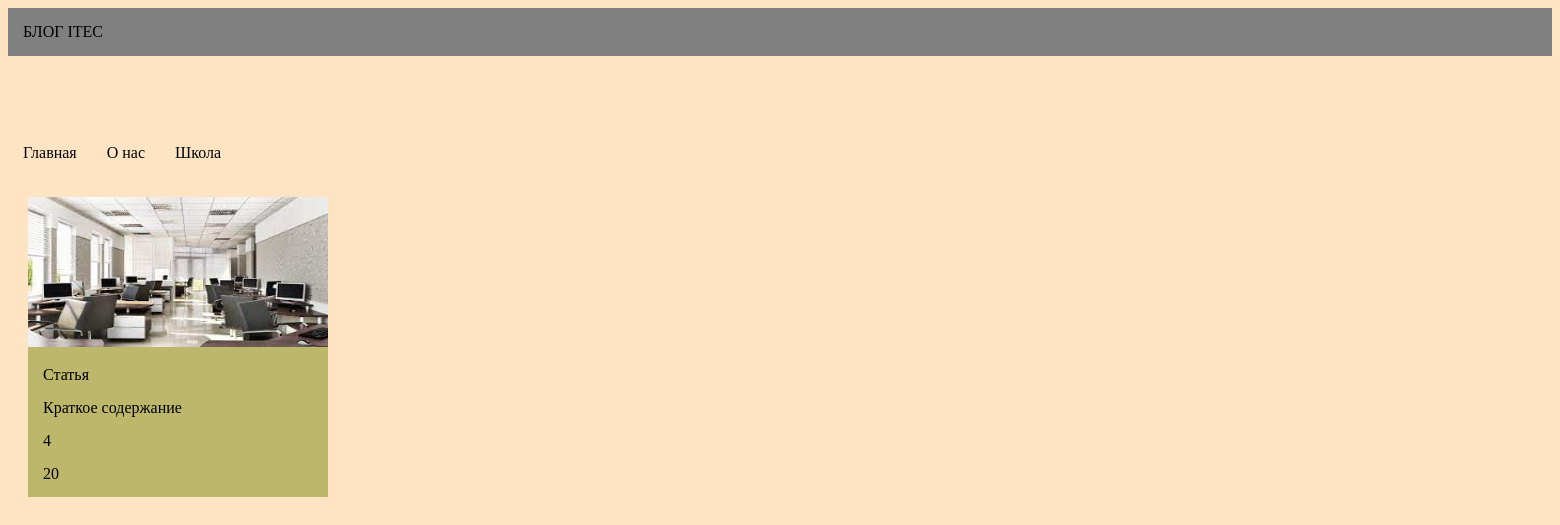
Before: /category_post/1 (signed in) with the older database file.
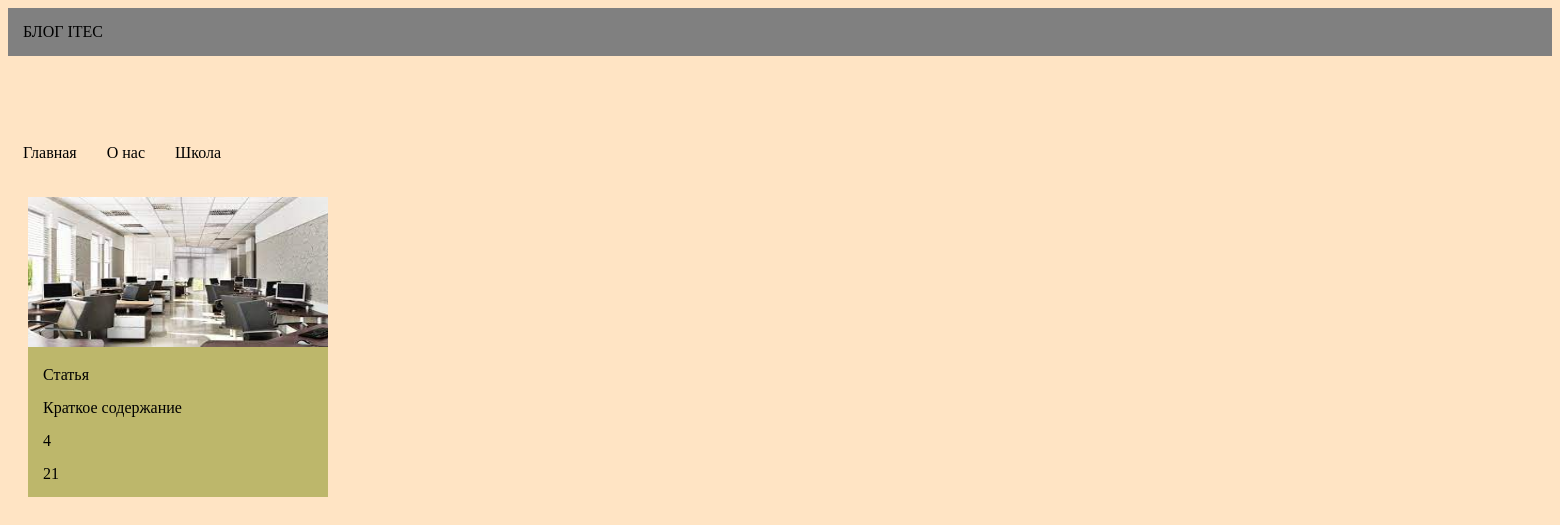
After: the same page with the newer database file.
### main/models.py (models this page shows, shortened)
class Post(models.Model):
    category = models.ForeignKey('Category', on_delete=models.CASCADE, verbose_name="Категория")
    title = models.CharField(max_length=200, unique=True, verbose_name="Название")
    description = models.TextField(verbose_name="Содержание")
    briefdescription = models.CharField(max_length=400, verbose_name="Краткое содержание")
    created = models.DateTimeField(auto_now_add=True, verbose_name="Дата создания")
    updated = models.DateTimeField(auto_now=True, verbose_name="Дата обновления")
    image = models.ImageField(upload_to='images', verbose_name="Изображение", blank=True)   ### Надо потом убрать blank=True !!!
    author = models.CharField(max_length=200, blank=True, verbose_name="Автор")
    likes = models.IntegerField(default=0, blank=True, verbose_name="Лайки")
    views = models.IntegerField(default=0, blank=True, verbose_name="Просмотры")
    class Meta:
        ordering = ['created']
        verbose_name = 'Новость'
        verbose_name_plural = 'Новости'
    def get_absolute_url(self):
        return reverse('main:post_detail', args=[self.id])

### main/views.py (the view)
# urls.py: path('category_post/<int:category_id>', category_post, name="category_post"),
def category_post(request, category_id):
    categories = Category.objects.all()
    posts = Post.objects.filter(category_id=category_id)
    context = {'categories': categories, 'posts': posts}
    return render(request, "category_post.html", context)

### main/templates/category_post.html
{% extends "start_page.html" %}
{% block content %}
<div style="display: flex; justify-content: flex-start">
    {% for post in posts %}
    <a href="{{ post.get_absolute_url }}" style="text-decoration: none; color: black">
        <div class="item_card" style="width: 300px; height: 300px; margin: 20px; background: darkkhaki;">
            <img src="{{ post.image.url }}" alt="" style="width:300px; height:150px">
            <p style="margin: 15px;">{{ post.title }}</p>
            <p style="margin: 15px;">{{ post.briefdescription }}</p>
            <p style="margin: 15px;">{{ post.likes }}</p>
            <p style="margin: 15px;">{{ post.views }}</p>
        </div>
    </a>
    {% endfor %}
</div>
{% endblock %}

Changed rows visible on the page:
changed Post "Статья": views "20" → "21"
